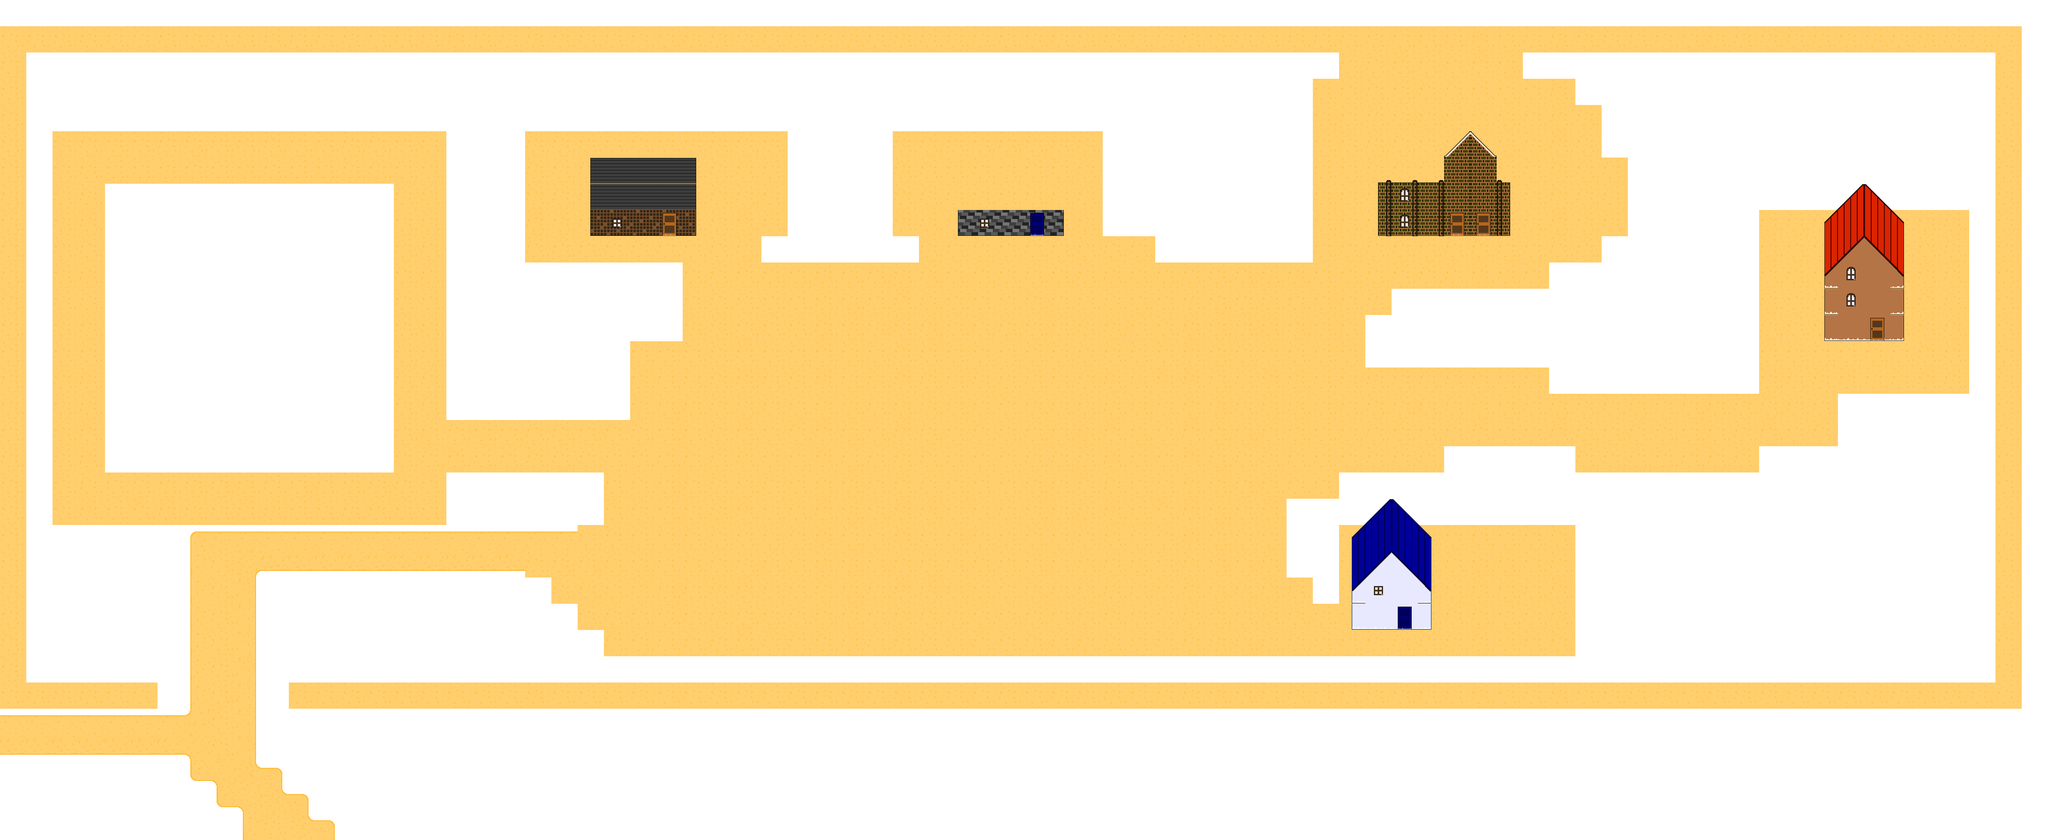

Rendered tile map (Tiled .tmx) drawn with the repository's tilesets; below, a short description and the map source with its tile grids summarised:
An orthogonal 78x32 tile map with 64x64 px tiles, 4 tile layers (base, block, block2, door), 8 tilesets.

<map version="1.0" tiledversion="1.0.1" orientation="orthogonal" renderorder="left-down" width="78" height="32" tilewidth="64" tileheight="64" nextobjectid="1">
 <tileset firstgid="1" source="../Tiled_Tileset/base2.tsx" />
 <tileset firstgid="17" source="../Tiled_Tileset/base1.tsx" />
 <tileset firstgid="33" source="../Tiled_Tileset/block_roof.tsx" />
 <tileset firstgid="57" source="../Tiled_Tileset/door_window.tsx" />
 <tileset firstgid="81" source="../Tiled_Tileset/church_full.tsx" />
 <tileset firstgid="105" source="../Tiled_Tileset/cliff_full.tsx" />
 <tileset firstgid="129" source="../Tiled_Tileset/block_roof2.tsx" />
 <tileset firstgid="161" source="../Tiled_Tileset/block_roof3.tsx" />
 <layer name="base" width="78" height="32">
  <data>[2496 cells, 2496 non-empty, 13 distinct tile ids]</data>
 </layer>
 <layer name="block" width="78" height="32">
  <data>[2496 cells, 79 non-empty, 37 distinct tile ids]</data>
 </layer>
 <layer name="block2" width="78" height="32">
  <data>[2496 cells, 44 non-empty, 37 distinct tile ids]</data>
 </layer>
 <layer name="door" width="78" height="32">
  <data>[2496 cells, 13 non-empty, 4 distinct tile ids]</data>
 </layer>
</map>
